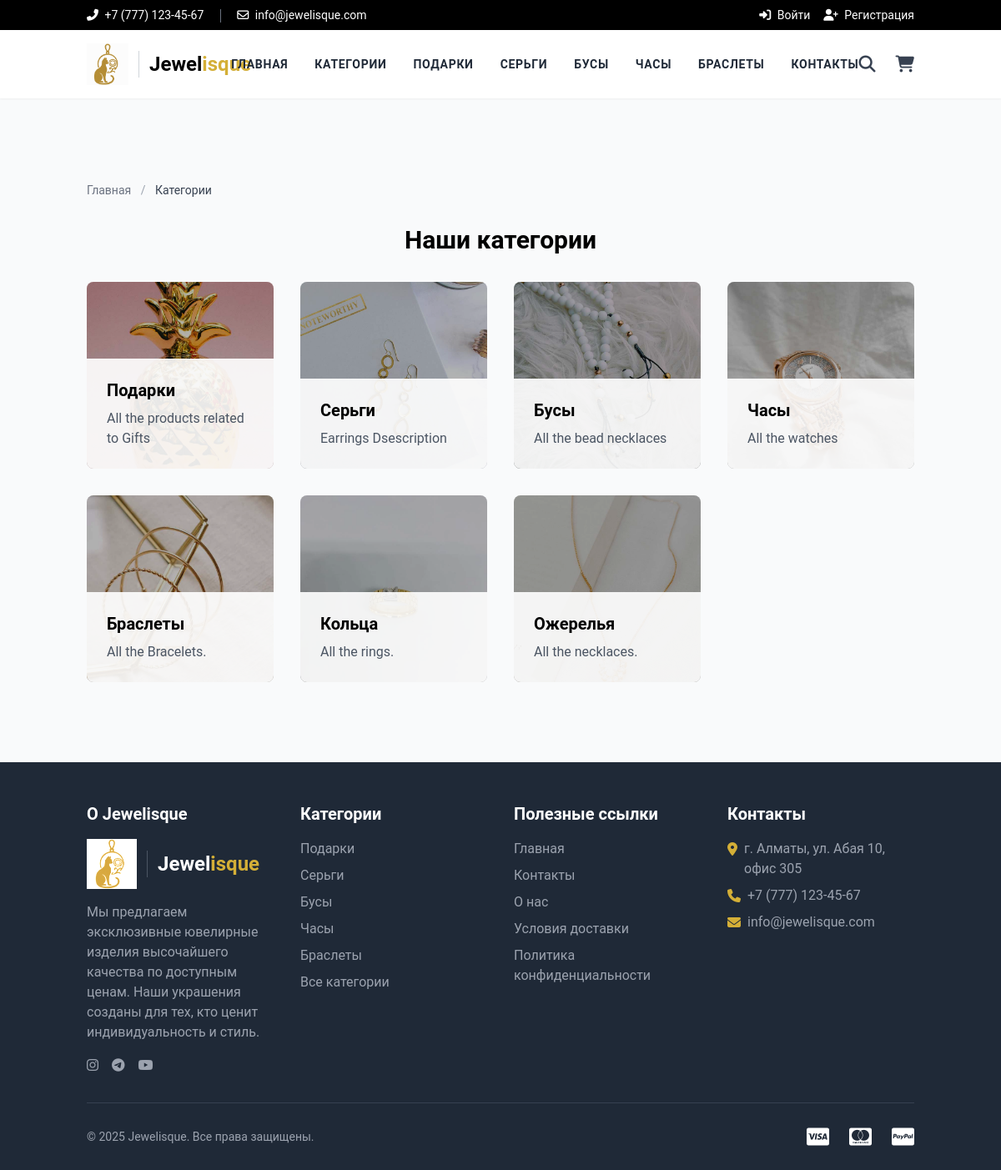
Page /categories/ on the committed database.
### store/models.py (models this page shows, shortened)
class Category(models.Model):
    title = models.CharField(max_length=50, verbose_name="Название категории")
    slug = models.SlugField(max_length=55, verbose_name="URL категории", unique=True)
    description = models.TextField(blank=True, verbose_name="Описание категории")
    category_image = models.ImageField(upload_to='category', blank=True, null=True, verbose_name="Изображение категории")
    is_active = models.BooleanField(verbose_name="Активна?", default=True)
    is_featured = models.BooleanField(verbose_name="Рекомендуемая?", default=False)
    created_at = models.DateTimeField(auto_now_add=True, verbose_name="Дата создания")
    updated_at = models.DateTimeField(auto_now=True, verbose_name="Дата обновления")
    class Meta:
        verbose_name_plural = 'Категории'
        ordering = ('-created_at',)
        indexes = [
            models.Index(fields=['slug']),
            models.Index(fields=['is_active']),
            models.Index(fields=['is_featured']),
        ]

### store/views.py (the view)
# urls.py: path('categories/', views.all_categories, name="all-categories"),
def all_categories(request):
    categories = Category.objects.filter(is_active=True)
    return render(request, 'store/categories.html', {'categories': categories})

### store/context_preprocessors.py (called while the page is built)
def store_menu(request):
    categories = Category.objects.filter(is_active=True)[:5]  # Ограничиваем до 5 категорий для меню
    return {'menu_categories': categories}

def cart_menu(request):
    if request.user.is_authenticated:
        cart_count = Cart.objects.filter(user=request.user).count()
        return {'cart_count': cart_count}
    return {'cart_count': 0}

### store/templatetags/store_tags.py (called while the page is built)
@register.simple_tag
def get_media_prefix():
    return settings.MEDIA_URL

### templates/store/categories.html (shortened to what this page needs)
{% extends 'base.html' %}
{% block content %}
<div class="container mx-auto px-4 py-12">
    <div class="text-sm mb-8">
        <a href="{% url 'store:home' %}" class="text-gray-500 hover:text-secondary">Главная</a>
        <span class="mx-2 text-gray-400">/</span>
        <span class="text-gray-700">Категории</span>
    </div>
    <h1 class="text-3xl font-bold mb-8 text-center">Наши категории</h1>
    <div class="grid grid-cols-1 sm:grid-cols-2 md:grid-cols-3 lg:grid-cols-4 gap-8">
        {% for category in categories %}
        <a href="{% url 'store:category-products' category.slug %}" class="group">
            <div class="relative overflow-hidden rounded-lg aspect-square">
                {% if category.category_image %}
                <img src="{{ category.category_image.url }}" alt="{{ category.title }}" class="w-full h-full object-cover group-hover:scale-105 transition-transform duration-500">
                {% else %}
                <div class="w-full h-full flex items-center justify-center bg-gray-200">
                    <span class="text-gray-400 text-xl">Нет изображения</span>
                </div>
                {% endif %}
                <div class="absolute inset-0 bg-black bg-opacity-30 flex items-end">
                    <div class="w-full p-6 bg-white bg-opacity-90">
                        <h3 class="text-xl font-semibold">{{ category.title }}</h3>
                        {% if category.description %}
                        <p class="text-gray-600 mt-2 line-clamp-2">{{ category.description }}</p>
                        {% endif %}
                    </div>
                </div>
            </div>
        </a>
        {% empty %}
        <div class="col-span-full text-center py-12">
            <p class="text-gray-500 text-xl">Категории пока не добавлены</p>
        </div>
        {% endfor %}
    </div>
</div>
{% endblock %}

### templates/base.html (shortened to what this page needs)
<!DOCTYPE html>
<html lang="ru">
<head>
    {% load static %}
    {% load store_tags %}
    <link rel="stylesheet" href="{% static 'css/styles.css' %}">
    <link rel="stylesheet" href="https://cdnjs.cloudflare.com/ajax/libs/font-awesome/6.4.0/css/all.min.css">
    <link rel="stylesheet" href="{% static 'css/base_style.css' %}">
    <script src="https://cdn.tailwindcss.com"></script>
</head>
<body class="bg-gray-50 flex flex-col min-h-screen">
    <header class="bg-white shadow-sm fixed top-0 left-0 right-0 w-full z-50">
        <div class="bg-black text-white py-2">
            <div class="container mx-auto px-4 flex justify-between items-center text-sm">
                <div>
                    <span><i class="fas fa-phone-alt mr-1"></i> +7 (777) 123-45-67</span>
                    <span><i class="far fa-envelope mr-1"></i> info@jewelisque.com</span>
                </div>
                <div class="flex items-center">
                    {% if request.user.is_authenticated %}
                    <a href="{% url 'store:profile' %}" class="mr-4 hover:text-secondary transition">
                        <i class="fas fa-user mr-1"></i> {{ request.user.username }}
                    </a>
                    <a href="{% url 'store:logout' %}" class="hover:text-secondary transition">
                        <i class="fas fa-sign-out-alt mr-1"></i> Выйти
                    </a>
                    {% else %}
                    <a href="{% url 'store:login' %}" class="mr-4 hover:text-secondary transition">
                        <i class="fas fa-sign-in-alt mr-1"></i> Войти
                    </a>
                    <a href="{% url 'store:register' %}" class="hover:text-secondary transition">
                        <i class="fas fa-user-plus mr-1"></i> Регистрация
                    </a>
                    {% endif %}
                </div>
            </div>
        </div>
        <div class="container mx-auto px-4">
            <div class="flex justify-between items-center py-4">
                <a href="{% url 'store:home' %}" class="flex items-center">
                    <img src="{% get_media_prefix %}logo/logo.png" alt="Jewelisque" class="logo-img">
                    <span class="site-title">Jewel<span class="gold-text">isque</span></span>
                </a>
                <nav class="hidden md:flex space-x-8 text-sm font-bold">
                    <a href="{% url 'store:home' %}" class="nav-link text-gray-800 hover:text-secondary transition hover:scale-105">Главная</a>
                    <a href="{% url 'store:all-categories' %}" class="nav-link text-gray-800 hover:text-secondary transition hover:scale-105">Категории</a>
                    {% for category in menu_categories %}
                    <a href="{% url 'store:category-products' category.slug %}" class="nav-link text-gray-800 hover:text-secondary transition hover:scale-105">{{ category.title }}</a>
                    {% endfor %}
                    <a href="{% url 'store:contacts' %}" class="nav-link text-gray-800 hover:text-secondary transition hover:scale-105">Контакты</a>
                </nav>
                <div class="flex items-center space-x-6">
                    <button id="search-toggle" class="text-gray-700 hover:text-secondary transition">
                        <i class="fas fa-search text-xl"></i>
                    </button>
                    <a href="{% url 'store:cart' %}" class="text-gray-700 hover:text-secondary transition relative">
                        <i class="fas fa-shopping-cart text-xl"></i>
                    </a>
                </div>
            </div>
        </div>
    </header>
    <main class="flex-grow mt-[170px]">
        {% block content %}{% endblock %}
    </main>
    <footer class="bg-gray-800 text-white pt-12 pb-6 mt-12">
        <div class="container mx-auto px-4">
            <div class="grid grid-cols-1 md:grid-cols-4 gap-8 mb-8">
                <div>
                    <h3 class="text-xl font-bold mb-4">О Jewelisque</h3>
                    <div class="mb-4 flex items-center">
                        <img src="{% get_media_prefix %}logo/logo.png" alt="Jewelisque" class="footer-logo">
                        <span class="site-title text-white">Jewel<span class="gold-text">isque</span></span>
                    </div>
                    <p class="text-gray-400 mb-4">Мы предлагаем эксклюзивные ювелирные изделия высочайшего качества по доступным ценам. Наши украшения созданы для тех, кто ценит индивидуальность и стиль.</p>
                    <div class="flex space-x-4">
                        <a href="https://instagram.com" target="_blank" class="text-gray-400 hover:text-secondary transition">
                            <i class="fab fa-instagram"></i>
                        </a>
                        <a href="https://t.me" target="_blank" class="text-gray-400 hover:text-secondary transition">
                            <i class="fab fa-telegram"></i>
                        </a>
                        <a href="https://youtube.com" target="_blank" class="text-gray-400 hover:text-secondary transition">
                            <i class="fab fa-youtube"></i>
                        </a>
                    </div>
                </div>
                <div>
                    <h3 class="text-xl font-bold mb-4">Категории</h3>
                    <ul class="space-y-2">
                        {% for category in menu_categories %}
                        <li>
                            <a href="{% url 'store:category-products' category.slug %}" class="text-gray-400 hover:text-secondary transition">{{ category.title }}</a>
                        </li>
                        {% endfor %}
                        <li>
                            <a href="{% url 'store:all-categories' %}" class="text-gray-400 hover:text-secondary transition">Все категории</a>
                        </li>
                    </ul>
                </div>
                <div>
                    <h3 class="text-xl font-bold mb-4">Полезные ссылки</h3>
                    <ul class="space-y-2">
                        <li>
                            <a href="{% url 'store:home' %}" class="text-gray-400 hover:text-secondary transition">Главная</a>
                        </li>
                        <li>
                            <a href="{% url 'store:contacts' %}" class="text-gray-400 hover:text-secondary transition">Контакты</a>
                        </li>
                        <li>
                            <a href="{% url 'store:about' %}" class="text-gray-400 hover:text-secondary transition">О нас</a>
                        </li>
                        <li>
                            <a href="{% url 'store:shipping' %}" class="text-gray-400 hover:text-secondary transition">Условия доставки</a>
                        </li>
                        <li>
                            <a href="{% url 'store:privacy' %}" class="text-gray-400 hover:text-secondary transition">Политика конфиденциальности</a>
                        </li>
                    </ul>
                </div>
                <div>
                    <h3 class="text-xl font-bold mb-4">Контакты</h3>
                    <ul class="space-y-2">
                        <li class="flex items-start">
                            <i class="fas fa-map-marker-alt mt-1 mr-2 text-secondary"></i>
                            <span class="text-gray-400">г. Алматы, ул. Абая 10, офис 305</span>
                        </li>
                        <li class="flex items-start">
                            <i class="fas fa-phone mt-1 mr-2 text-secondary"></i>
                            <span class="text-gray-400">+7 (777) 123-45-67</span>
                        </li>
                        <li class="flex items-start">
                            <i class="fas fa-envelope mt-1 mr-2 text-secondary"></i>
                            <span class="text-gray-400">info@jewelisque.com</span>
                        </li>
                    </ul>
                </div>
            </div>
            <div class="border-t border-gray-700 pt-6">
                <div class="flex flex-col md:flex-row justify-between items-center">
                    <p class="text-gray-400 text-sm mb-4 md:mb-0">© 2025 Jewelisque. Все права защищены.</p>
                    <div class="flex space-x-6">
                        <i class="fab fa-cc-visa text-white text-2xl" title="Visa"></i>
                        <i class="fab fa-cc-mastercard text-white text-2xl" title="Mastercard"></i>
                        <i class="fab fa-cc-paypal text-white text-2xl" title="PayPal"></i>
                    </div>
                </div>
            </div>
        </div>
    </footer>
</body>
</html>

### static/css/styles.css (style rules this page uses)
body { font-family: 'Roboto', sans-serif; }
.gold-text { color: #D4AF37; }
.nav-link { position: relative; text-transform: uppercase; letter-spacing: 0.05em; }
.nav-link::after { content: ''; position: absolute; width: 0; height: 2px; bottom: -2px; left: 0; background-color: #D4AF37; transition: width 0.3s ease; }

### static/css/base_style.css (style rules this page uses)
body { font-family: 'Roboto', sans-serif; }
.nav-link { position: relative; text-transform: uppercase; letter-spacing: 0.05em; }
.nav-link::after { content: ''; position: absolute; width: 0; height: 2px; bottom: -2px; left: 0; background-color: #D4AF37; transition: width 0.3s; }
.gold-text { color: #D4AF37; }
.logo-img { height: auto; max-height: 50px; transition: transform 0.3s ease; }
.site-title { font-size: 1.5rem; font-weight: bold; white-space: nowrap; }
.footer-logo { filter: brightness(1.2); max-height: 60px; margin-bottom: 0; }

### rows in the picture
Category: title "ПОДАРКИ", title "Подарки", description "All the products related to Gifts"
Category: title "СЕРЬГИ", category_image (picture), title "Серьги", description "Earrings Dsescription"
Category: title "БУСЫ", category_image (picture), title "Бусы", description "All the bead necklaces"
Category: title "ЧАСЫ", category_image (picture), title "Часы", description "All the watches"
Category: title "БРАСЛЕТЫ", category_image (picture), title "Браслеты", description "All the Bracelets."
Category: category_image (picture), title "Кольца", description "All the rings."
Category: category_image (picture), title "Ожерелья", description "All the necklaces."
